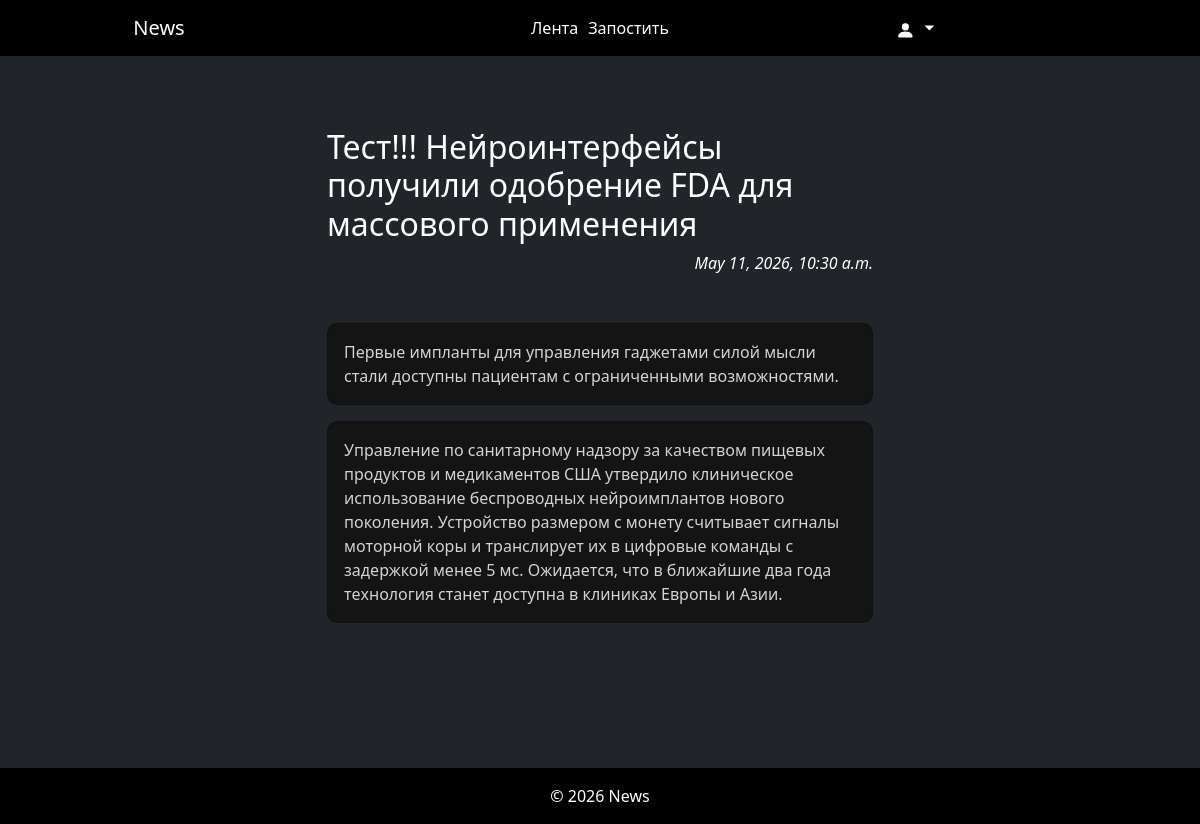
/news/12/, run on the app's committed database.
### app/models.py (models this page shows, shortened)
class News(models.Model):
    title = models.CharField(max_length=200, verbose_name="Заголовок")
    summary = models.CharField(max_length=300, verbose_name="Краткое описание")
    content = models.TextField(verbose_name="Текст")
    author = models.ForeignKey(User, on_delete=models.CASCADE)
    date_created = models.DateTimeField(auto_now_add=True)
    date_updated = models.DateTimeField(auto_now=True)
    class Meta:
        ordering = ['-date_created']

### app/views.py (the view)
# urls.py: path('news/<int:news_id>/', views.news_detail_view, name='detailed_news'),
def news_detail_view(request, news_id):
    news = get_object_or_404(News, pk=news_id)
    if news.author == request.user:
        edit_rights = True
    else:
        edit_rights = False
    context = {
        'news': news,
        'edit_rights': edit_rights
    }
    return render(request, 'news_detail.html', context=context)

### app/templates/news_detail.html (shortened to what this page needs)
{% extends "base.html" %}
{% block content %}
<div class="d-flex flex-column justify-content-center align-items-center" style="min-height: 60vh;"
     xmlns="http://www.w3.org/1999/html">
        <div class="text-start my-5">
            <h2 class="">{{ news.title }}</h2>
            <div class="text-end fst-italic mb-5">
                {{ news.date_created }}
            </div>
            <div class="card mb-3">
                {{ news.summary }}
            </div>
            <div class="card">
                {{ news.content }}
            </div>
        </div>
    </div>
{% endblock %}

### app/static/css/style.css (style rules this page uses)
.card { background-color: rgb(20, 20, 20); color: lightgray; padding: 1rem; margin: 0 auto; border-radius: 10px; }

### data on the page
News: title "Тест!!! Нейроинтерфейсы получили одобрение FDA для массового применения", date_created "May 11, 2026, 10:30 a.m.", summary "Первые импланты для управления гаджетами силой мысли стали доступны пациентам с ограниченными возможностями.", content "Управление по санитарному надзору за качеством пищевых продуктов и медикаментов США утвердило клиническое использование беспроводных нейроимплантов нового поколения. Устройство размером с монету считывает сигналы моторной коры и транслирует их в цифровые команды с задержкой менее 5 мс. Ожидается, что в ближайшие два года технология станет доступна в клиниках Европы и Азии."
